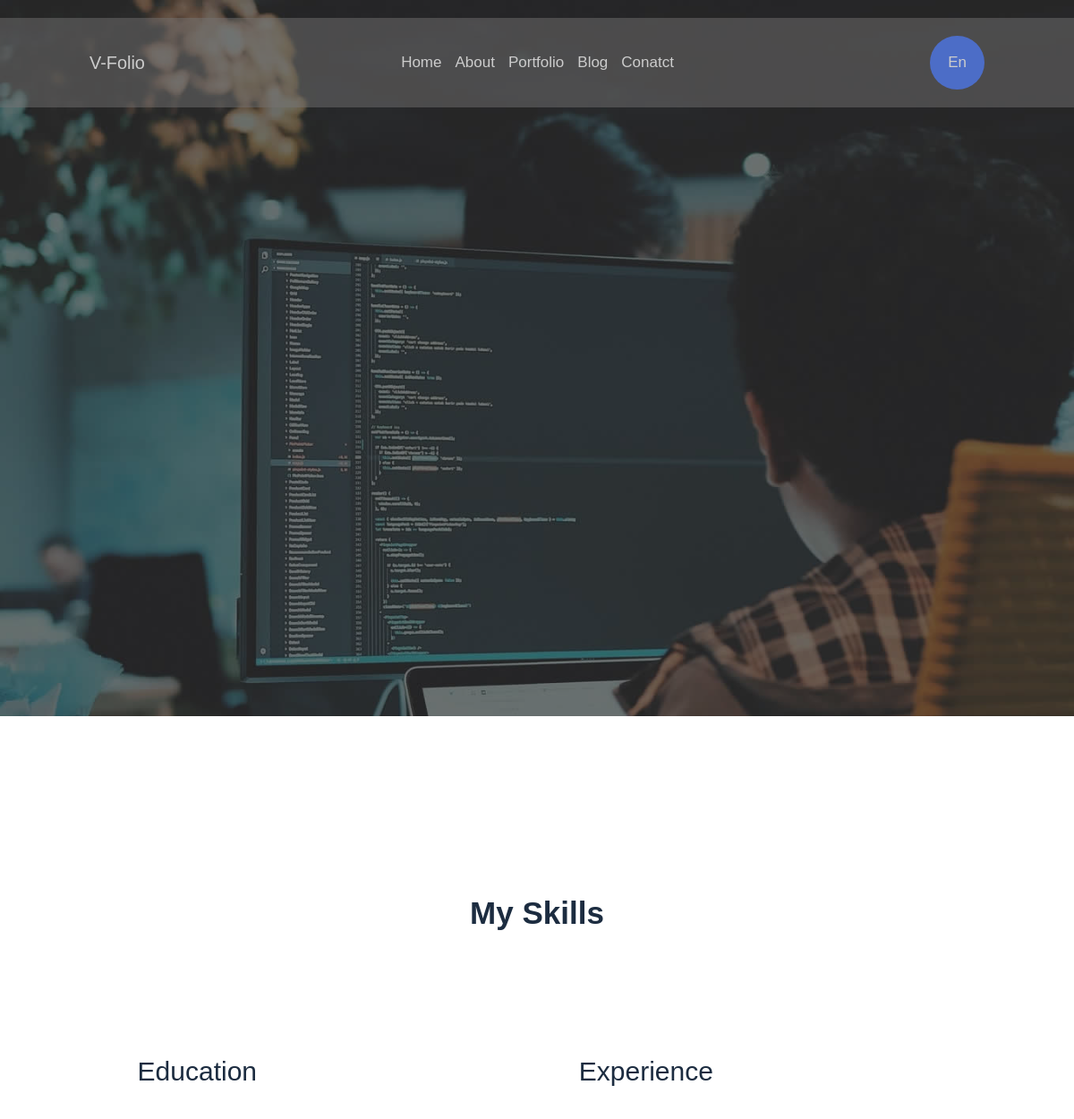
The app's page / (upper part), older data.
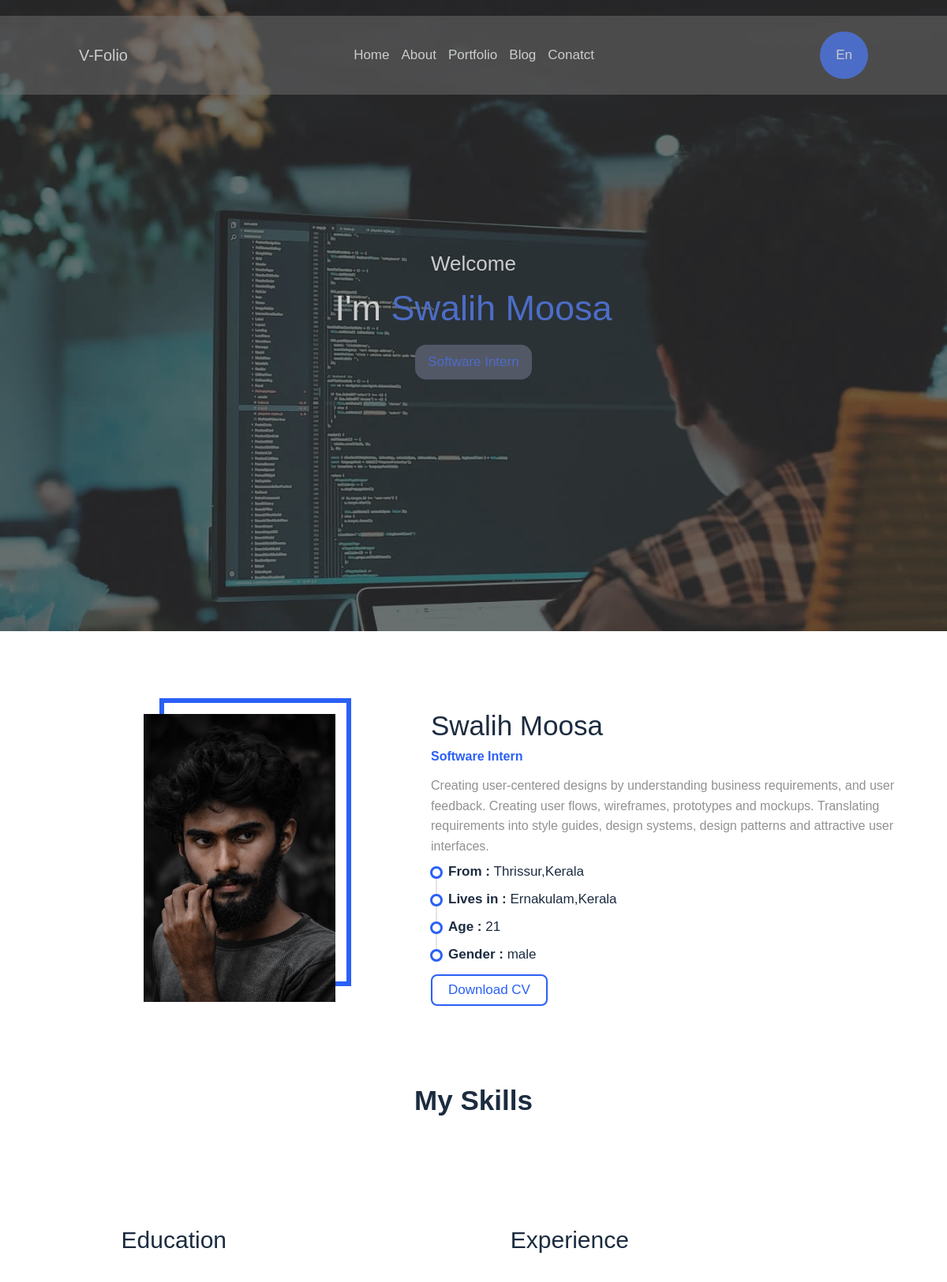
The same page, newer data.
### user/models.py (models this page shows, shortened)
class Profile(models.Model):
    image = models.ImageField(upload_to="profile/images")
    name = models.CharField(max_length=125)
    profession = models.CharField(max_length=125)
    age = models.CharField(max_length=125)
    gender = models.CharField(max_length=125,choices=GENDER)
    resume = models.FileField(upload_to="profile/documents")
    description = models.TextField(max_length=255)
    address = models.ForeignKey("user.Address", on_delete=models.CASCADE)
    class Meta:
        ordering = ["id"]

class Address(models.Model):
    permanent_state = models.CharField(max_length=125)
    permanent_district = models.CharField(max_length=125)
    current_state = models.CharField(max_length=125,default=permanent_state)
    current_disctrict = models.CharField(max_length=125,default=permanent_district)
    class Meta:
        ordering = ["id"]

### web/views.py (the view)
# urls.py: path("", index, name="index")
def index(request):
    profiles = Profile.objects.all()
    addresses = Address.objects.all()
    skills = Skill.objects.all()
    skillitems = SkillItems.objects.all()
    educations = Education.objects.all()
    experiences = Experience.objects.all()
    testimonials = Testimonial.objects.all()
    contacts = Contact.objects.all()
    subscribes = Subscribe.objects.all()
    service = Service.objects.all()
    category = Category.objects.all()
    project = Project.objects.all()
    clients = Client.objects.all()
    client_count = Client.objects.all().count
    project_complete = project.filter(is_completed=True).count()
    project_ongoing = project.filter(is_completed=False).count()
    client_satisfied = project.filter(is_satisfied=True).count()
    context = {
        "profiles" : profiles,
        "addresses" : addresses,
        "skills" : skills,
        "skillitems" : skillitems,
        "educations" : educations,
        "experiences" : experiences,
        "clients" : clients,
        "client_count" : client_count,
        "project_complete" : project_complete,
        "project_ongoing" : project_ongoing,
        "client_satisfied" : client_satisfied,
        "testimonials" : testimonials,
        "contacts" : contacts,
        "subscribes" : subscribes,
        "service" : service,
        "category" : category,
        "project" : project
    }
    return render(request,"index.html", context=context)

### templates/index.html (shortened to what this page needs)
<html lang="en">
<head>
    {% load static %}
    <link rel="stylesheet" href="{% static 'css/style.css' %}" type="text/css" />
</head>
<body>
    <section id="spotlight">
        <section class="container">
            <header>
                <div class="left">
                    <h1>
                        <a href="{% static '#' %}" class="logo">V-Folio</a>
                    </h1>
                </div>
                <div class="middle">
                    <ul>
                        <li><a href="{% static '#' %}">Home</a></li>
                        <li><a href="{% static '#' %}">About</a></li>
                        <li><a href="{% static '#' %}">Portfolio</a></li>
                        <li><a href="{% static '#' %}">Blog</a></li>
                        <li><a href="{% static '#' %}">Conatct</a></li>
                    </ul>
                </div>
                <div class="right">
                    <a href="{% static '#' %}" class="button">En</a>
                </div>
            </header>
            <section class="wrapper">
                {% for profile in profiles %}
                    <small>Welcome</small>
                    <h1>I'm <b>{{profile.name}}</b></h1>
                    <a href="{% static '#' %}" class="text">{{profile.profession}}</a>
                {% endfor %}
            </section>
        </section>
    </section>
    <section id="profile">
        <section class="wrapper">
            <div class="container">
                {% for profile in profiles %}
                <div class="left">
                    <div class="img-container">
                        <img src="{{profile.image.url}}" alt="" />
                    </div>
                </div>
                <div class="right">
                    <h1>{{profile.name}}</h1>
                    <h6>{{profile.profession}}</h6>
                    <p>{{profile.description}}
                    </p>
                    <ul>
                        <li><h4><b>From : </b>{{profile.address.permanent_district}},{{profile.address.permanent_state}}</h4></li>
                        <li><h4><b>Lives in : </b>{{profile.address.current_disctrict}},{{profile.address.current_state}}</h4></li>
                        <li><h4><b>Age : </b>{{profile.age}}</h4></li>
                        <li><h4><b>Gender : </b>{{profile.gender}}</h4></li>
                    </ul>
                    <a href="{% static '#' %}" class="button">
                        Download CV
                    </a>
                </div>
                {% endfor %}
            </div>
        </section>
    </section>
    <section id="myskills">
        <section class="wrapper">
                <div class="top">
                    <h1>
                        My Skills
                    </h1>
                </div>
                <section class="container">
                </section>
        </section>
    </section>
    <section id="education">
        <section class="wrapper">
            <section class="items">
                <div class="left">
                    <h3>Education</h3>
                </div>
                <div class="right">
                    <h3>Experience</h3>
                </div>
            </section>
        </section>
    </section>
    <section id="service">
        <section class="wrapper">
        </section>
    </section>
</body>
</html>

Row changes from the older to the newer data that the page shows:
added Profile: name "Swalih Moosa", profession "Software Intern", image (picture), description "Creating user-centered designs by understanding business requirements, and user feedback. Creating user flows, wireframes, prototypes and mockups. Translating requirements into style guides, design systems, design patterns and attractive user interfaces.", address.permanent_district "Thrissur", address.permanent_state "Kerala", address.current_disctrict "Ernakulam", address.current_state "Kerala", age "21", gender "male"
